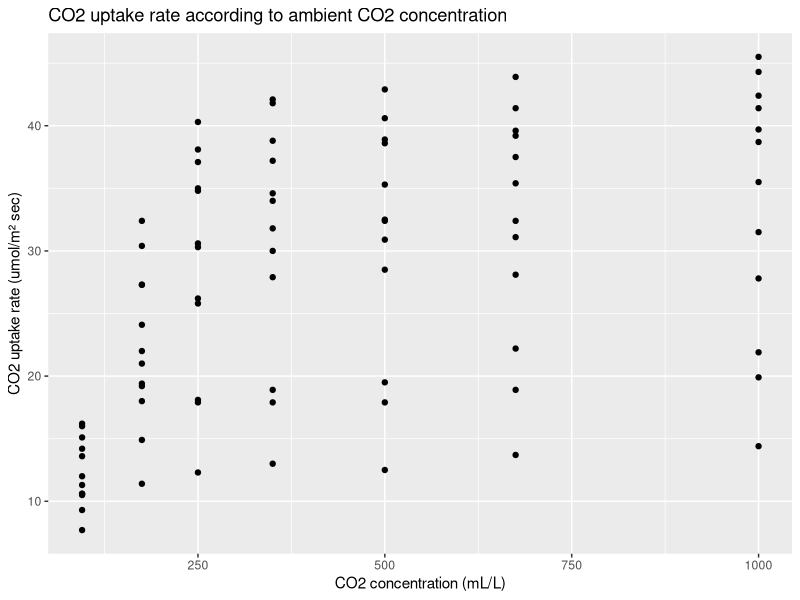
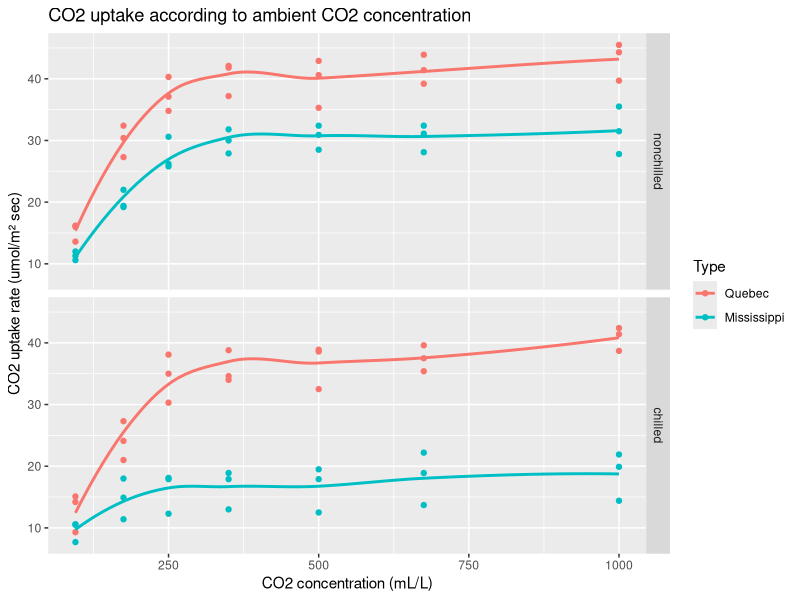
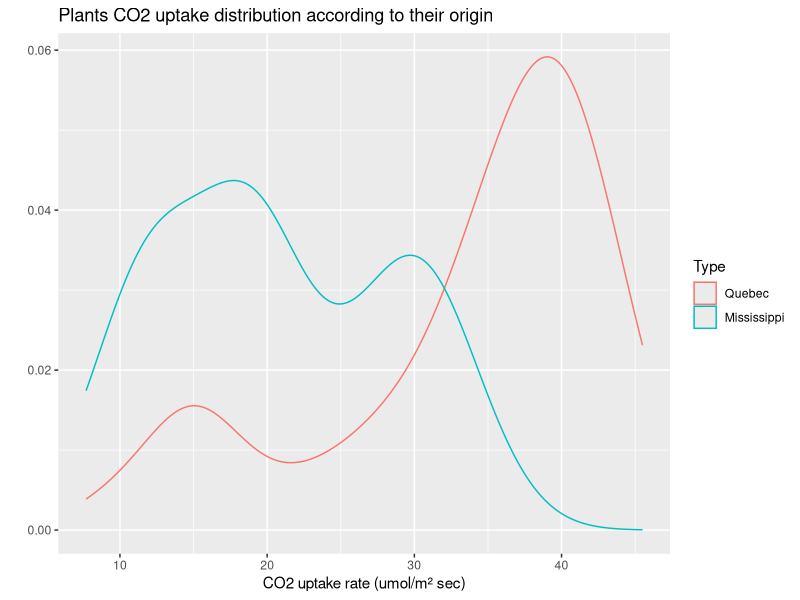
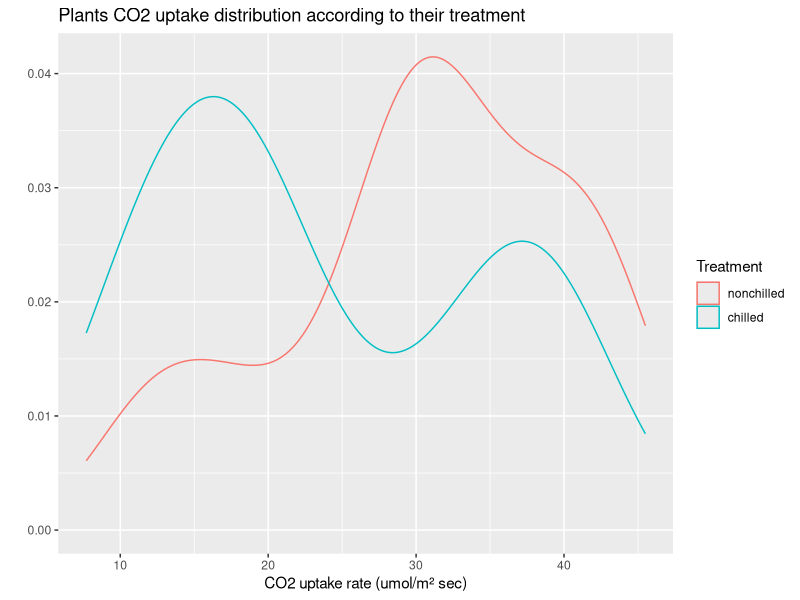
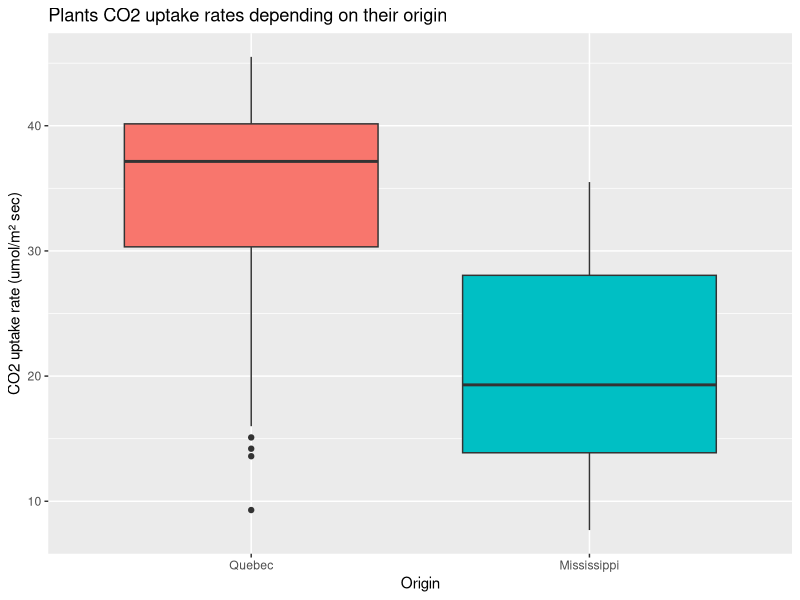
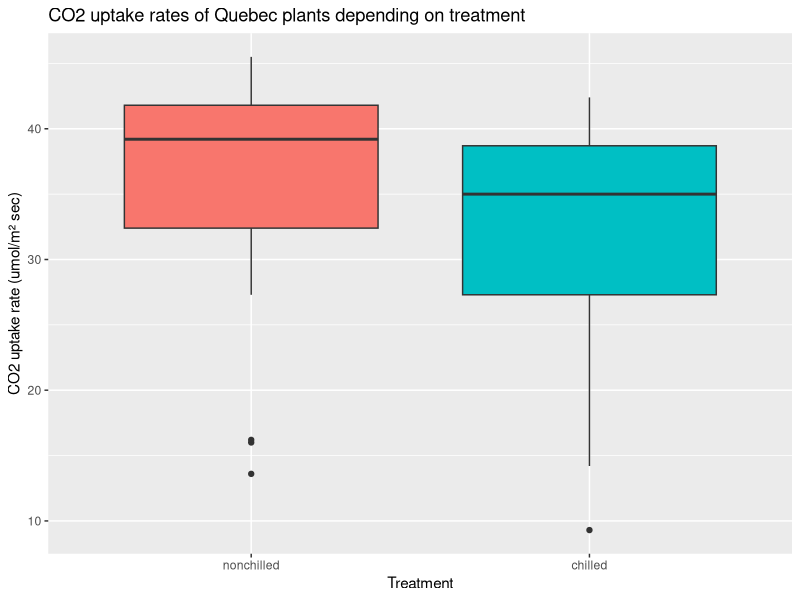
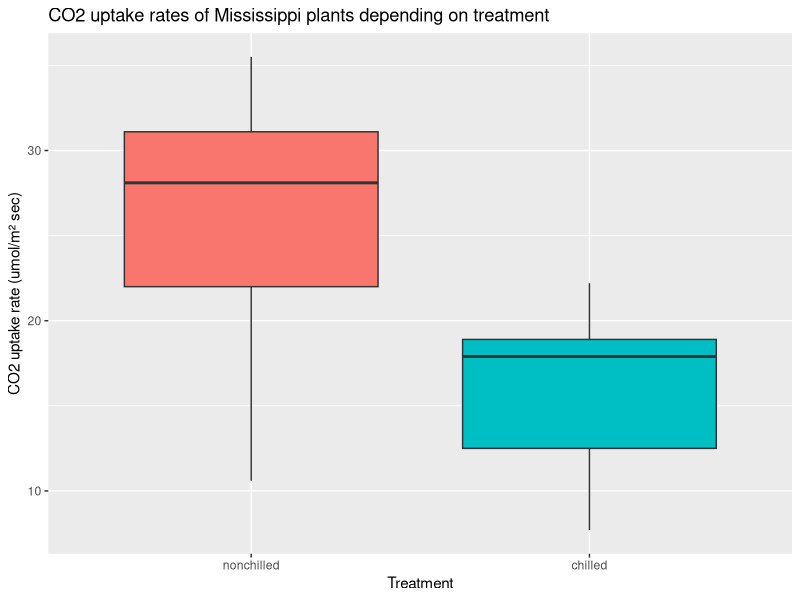
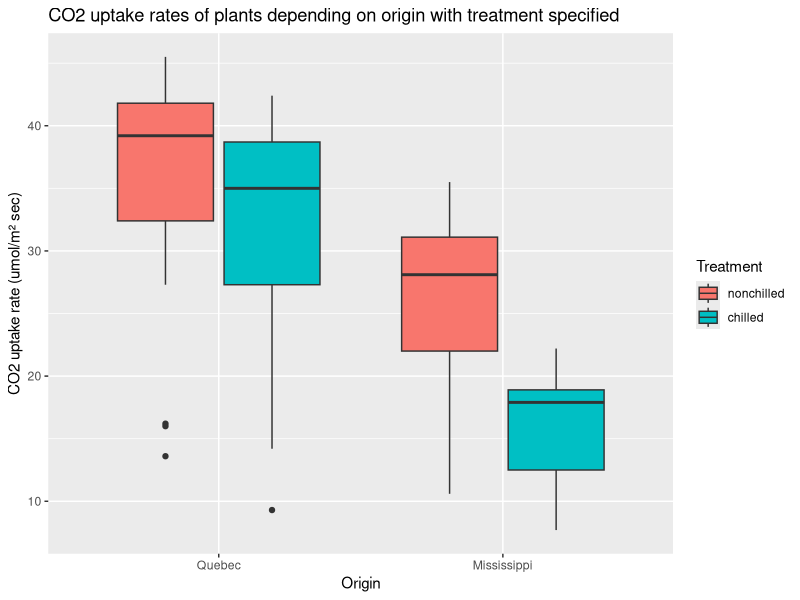

Recreate these plots in R, in order.
## ---- chunk 1
knitr::opts_chunk$set(echo = TRUE, message = FALSE, warning = FALSE)
## ---- chunk 2
data(CO2)
dim(CO2)
names(CO2)
## ---- chunk 3
CO2
class(CO2)
str(CO2)
## ---- chunk 4
summary(CO2)
levels(CO2$Plant)
## ---- chunk 5
tapply(CO2$uptake, CO2$Type, summary)
## ---- chunk 6
tapply(CO2$uptake, CO2$Plant, summary)
## ---- chunk 7
library(dplyr)
summarize(group_by(CO2, Type), average_uptake = mean(uptake))
summarize(group_by(CO2, Treatment), average_uptake = mean(uptake))
summarize(group_by(CO2, conc), average_uptake = mean(uptake))
## ---- chunk 8
library(ggplot2)
qplot(conc, uptake, data = CO2, geom = "point",
      main = "CO2 uptake rate according to ambient CO2 concentration",
      xlab = "CO2 concentration (mL/L)", ylab = "CO2 uptake rate (umol/m² sec)")
## ---- chunk 9
qplot(conc, uptake, facets = Treatment ~ ., data = CO2, color = Type,
      geom = c("point", "smooth"), se = FALSE,
      main = "CO2 uptake according to ambient CO2 concentration",
      xlab = "CO2 concentration (mL/L)", ylab = "CO2 uptake rate (umol/m² sec)")
## ---- chunk 10
qplot(uptake, data = CO2, color = Type, geom = "density",
      main = "Plants CO2 uptake distribution according to their origin",
      xlab = "CO2 uptake rate (umol/m² sec)")
qplot(uptake, data = CO2, color = Treatment, geom = "density",
      main = "Plants CO2 uptake distribution according to their treatment",
      xlab = "CO2 uptake rate (umol/m² sec)")
## ---- chunk 11
ggplot(CO2, aes(x=Type, y=uptake,  fill=Type)) +
  geom_boxplot(show.legend = FALSE) +
  ggtitle("Plants CO2 uptake rates depending on their origin") +
  xlab("Origin") + ylab("CO2 uptake rate (umol/m² sec)")
## ---- chunk 12
ggplot(subset(CO2, Type == "Quebec"), aes(x=Treatment, y=uptake, fill = Treatment)) +
  geom_boxplot(show.legend = FALSE) +
  ggtitle("CO2 uptake rates of Quebec plants depending on treatment") +
  ylab("CO2 uptake rate (umol/m² sec)")
## ---- chunk 13
ggplot(subset(CO2, Type == "Mississippi"), aes(x=Treatment, y=uptake, fill= Treatment)) +
  geom_boxplot(show.legend = FALSE) +
  ggtitle("CO2 uptake rates of Mississippi plants depending on treatment") +
  ylab("CO2 uptake rate (umol/m² sec)")
## ---- chunk 14
ggplot(CO2, aes(x=Type, y=uptake, fill=Treatment)) + geom_boxplot() +
  ggtitle("CO2 uptake rates of plants depending on origin with treatment specified") +
  xlab("Origin") + ylab("CO2 uptake rate (umol/m² sec)")
## ---- chunk 15
t.test(CO2$uptake~CO2$Treatment)
## ---- chunk 16
t.test(CO2$uptake~CO2$Type)
## ---- chunk 17
cor.test(CO2$uptake,CO2$conc)
## ---- chunk 18
Treatm_Type_fit = lm(CO2$uptake ~ CO2$Type*CO2$Treatment)
anova(Treatm_Type_fit)
